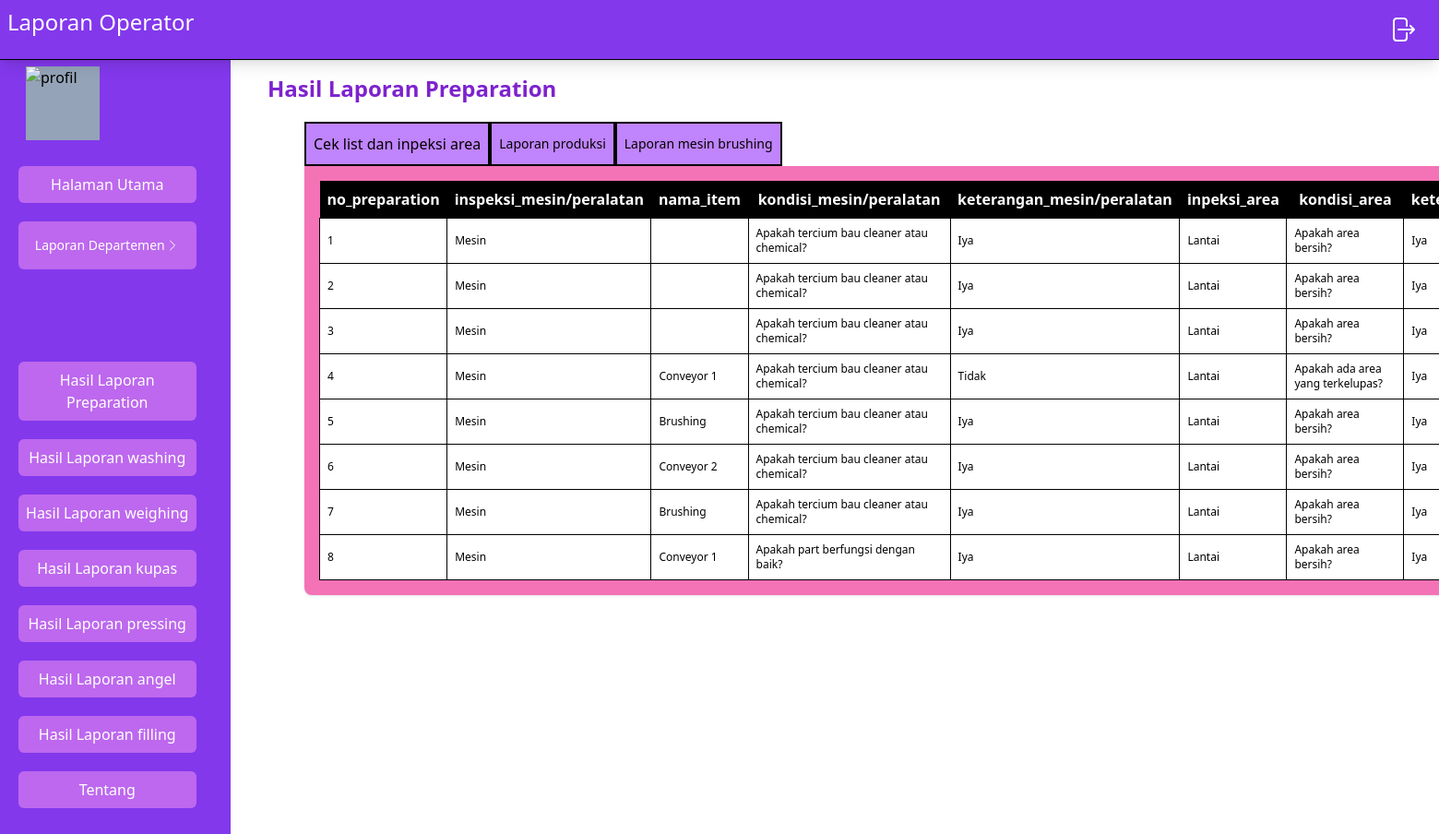
The page /src/Operator/laporanPreparation.php on the database its author committed.
### tables this page shows
CREATE TABLE `form_preparation_inspeksi_area` (
  `no_preparation` int NOT NULL,
  `inspeksi_mesin/peralatan` set('Mesin','Peralatan Produksi') NOT NULL,
  `nama_item` set('Brushing','Conveyor 1','Conveyor 2','Timbangan 120kg','Pisau','Talenan','Slat','Keranjang') NOT NULL,
  `kondisi_mesin/peralatan` set('Apakah tercium bau cleaner atau chemical?','Apakah part berfungsi dengan baik?','Apakah ada bagian berjamur?','Apakah ada bagian berkarat?','Apakah ada bagian yang kendor?','Apakah ada bagian pecah/sobek/bocor/patah?','apakah ada bagian yang hilang') NOT NULL,
  `keterangan_mesin/peralatan` enum('Iya','Tidak') NOT NULL,
  `inpeksi_area` set('Lantai','Dinding','Plafond','Pintu','Plastic Curtain','Gutter') NOT NULL,
  `kondisi_area` set('Apakah area bersih?','Apakah ada area yang terkelupas?','Apakah ada area yang retak?','Apakah ada area yang berjamur?','Apakah ada sisa buah atau sayur?') NOT NULL,
  `keterangan_area` enum('Iya','Tidak') NOT NULL,
  `inspeksi_alat_cleaning` set('Alat pel','Tarikan air','Kuraray','Sikat','Sikat gagang','Sponges') NOT NULL,
  `kondisi_alat_cleaning` set('Apakah alat bersih?','Apakah alat berfungsi normal?','Apakah alat ada identitas?','Apakah alat bebas dari jamur?') NOT NULL,
  `keterangan_alat_cleaning` enum('Iya','Tidak') NOT NULL,
  `tanggal` date NOT NULL
);

### src/Operator/laporanPreparation.php (the view, shortened to what this page needs)
<?php
include("navbar.php");
include("../koneksi.php");
$getDataCekList = mysqli_query($con ,"SELECT * FROM `form_preparation_inspeksi_area` ");
?>
<!DOCTYPE html>
<html lang="en">
<head>
  <link rel="stylesheet" href="../../dist/output.css" />
</head>
<body>
  <div>
    <div class="flex">
      <div class="mainPage container mt-20 w-1/2 ml-20 ">
        <h1 class="text-2xl -ml-10 mb-5 text-purple-700 font-bold">
          Hasil Laporan Preparation
        </h1>
        <div class="maincontainer lg:w-[1000px] lg:h-[400px] container h-[300px] w-[600px]">
          <div class="inline">
            <ul class="flex">
              <li
                class="btnProfil bg-purple-400 hover:bg-purple-600 h-12 w-fit p-2 text-md border-2 border-black text-center items-center flex justify-center cursor-pointer">
                Cek list dan inpeksi area
              </li>
              <li
                class="btnUbah bg-purple-400 hover:bg-purple-600  h-12 w-fit p-2 text-md border-2 border-black text-center items-center text-sm flex justify-center cursor-pointer">
                Laporan produksi
              </li>
              <li
                class="btnPassword bg-purple-400 hover:bg-purple-600  h-12 w-fit p-2 text-md border-2 border-black text-center items-center text-sm flex justify-center cursor-pointer">
                Laporan mesin brushing
              </li>
            </ul>
          </div>
          <div class="bg-pink-400 shadow w-fit rounded-b-lg  flex  justify-center p-2">
          <section class="cekList">
              <div class="items-center justify-evenly m-2 gap-4 w-full">
                <table>
                    <tr class="bg-black text-white p-2">
                        <th class="p-2">no_preparation</th>
                        <th class="p-2">inspeksi_mesin/peralatan </th>
                        <th class="p-2">nama_item </th>
                        <th class="p-2">kondisi_mesin/peralatan</th>
                        <th class="p-2">keterangan_mesin/peralatan</th>
                        <th class="p-2">inpeksi_area</th>
                        <th class="p-2">kondisi_area </th>
                        <th class="p-2">keterangan_area </th>
                    </tr>
                    <?php
                    $no = 1;
                    while ($data = mysqli_fetch_array($getDataCekList)) {
                        ?>
                        <tr class="text-xs bg-white border  ">
                            <td class=" p-2 border border-black ">
                                <?php echo $no; ?>
                            </td>
                            <td class=" p-2 border border-black ">
                                <?php echo $data['inspeksi_mesin/peralatan']; ?>
                            </td>
                            <td class=" p-2 border border-black ">
                                <?php echo $data['nama_item']; ?>
                            </td>
                            <td class=" p-2 border border-black ">
                                <?php echo $data['kondisi_mesin/peralatan']; ?>
                            </td>
                            <td class=" p-2 border border-black ">
                                <?php echo $data['keterangan_mesin/peralatan']; ?>
                            </td>
                            <td class=" p-2 border border-black ">
                                <?php echo $data['inpeksi_area']; ?>
                            </td>
                            <td class=" p-2 border border-black ">
                                <?php echo $data['kondisi_area']; ?>
                            </td>
                            <td class=" p-2 border border-black ">
                                <?php echo $data['keterangan_area']; ?>
                            </td>
                        </tr>
                        <?php
                        $no++;
                    }
                    ?>
                </table>
              </div>
            </section>
          </div>
        </div>
      </div>
    </div>
  </div>
</body>
</html>

### rows shown on the page
form_preparation_inspeksi_area: value "Mesin", value "Apakah tercium bau cleaner atau chemical?", value "Iya", inpeksi_area "Lantai", kondisi_area "Apakah area bersih?", keterangan_area "Iya"
form_preparation_inspeksi_area: value "Mesin", value "Apakah tercium bau cleaner atau chemical?", value "Iya", inpeksi_area "Lantai", kondisi_area "Apakah area bersih?", keterangan_area "Iya"
form_preparation_inspeksi_area: value "Mesin", value "Apakah tercium bau cleaner atau chemical?", value "Iya", inpeksi_area "Lantai", kondisi_area "Apakah area bersih?", keterangan_area "Iya"
form_preparation_inspeksi_area: value "Mesin", nama_item "Conveyor 1", value "Apakah tercium bau cleaner atau chemical?", value "Tidak", inpeksi_area "Lantai", kondisi_area "Apakah ada area yang terkelupas?", keterangan_area "Iya"
form_preparation_inspeksi_area: value "Mesin", nama_item "Brushing", value "Apakah tercium bau cleaner atau chemical?", value "Iya", inpeksi_area "Lantai", kondisi_area "Apakah area bersih?", keterangan_area "Iya"
form_preparation_inspeksi_area: value "Mesin", nama_item "Conveyor 2", value "Apakah tercium bau cleaner atau chemical?", value "Iya", inpeksi_area "Lantai", kondisi_area "Apakah area bersih?", keterangan_area "Iya"
form_preparation_inspeksi_area: value "Mesin", nama_item "Brushing", value "Apakah tercium bau cleaner atau chemical?", value "Iya", inpeksi_area "Lantai", kondisi_area "Apakah area bersih?", keterangan_area "Iya"
form_preparation_inspeksi_area: value "Mesin", nama_item "Conveyor 1", value "Apakah part berfungsi dengan baik?", value "Iya", inpeksi_area "Lantai", kondisi_area "Apakah area bersih?", keterangan_area "Iya"
